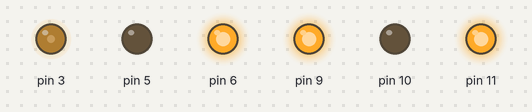
This sketch was run on a simulated Arduino Uno, built with avr-gcc and run on an emulated ATmega328P. On the bench: output pins drawn as LEDs (lit = HIGH).

Above: at 36.6 s.
Timing chart, 0 to 40.0 s (numbered marks = the images above):
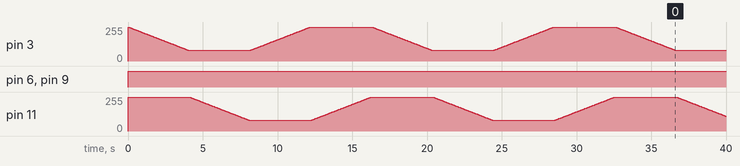

Measured:
- by itself, pin 6, pin 9: LOW → HIGH at 0.00 s

The sketch:

lotus.ino
```cpp
// Code for the light-up lotus flower ("crystal ball")

#include <RGBLed.h>

RGBLed led1(3, 5, 6, RGBLed::COMMON_CATHODE);
RGBLed led2(9, 10, 11, RGBLed::COMMON_CATHODE);

void setup() { }

void loop() {
  led2.setColor(255, 0, 255);
  led1.crossFade(255, 0, 255, 80, 0, 255, 100, 4000);
  led2.crossFade(255, 0, 255, 255, 0, 80, 100, 4000);
  led1.crossFade(80, 0, 255, 255, 0, 255, 100, 4000);
  led2.crossFade(255, 0, 80, 255, 0, 255, 100, 4000);
}
```
